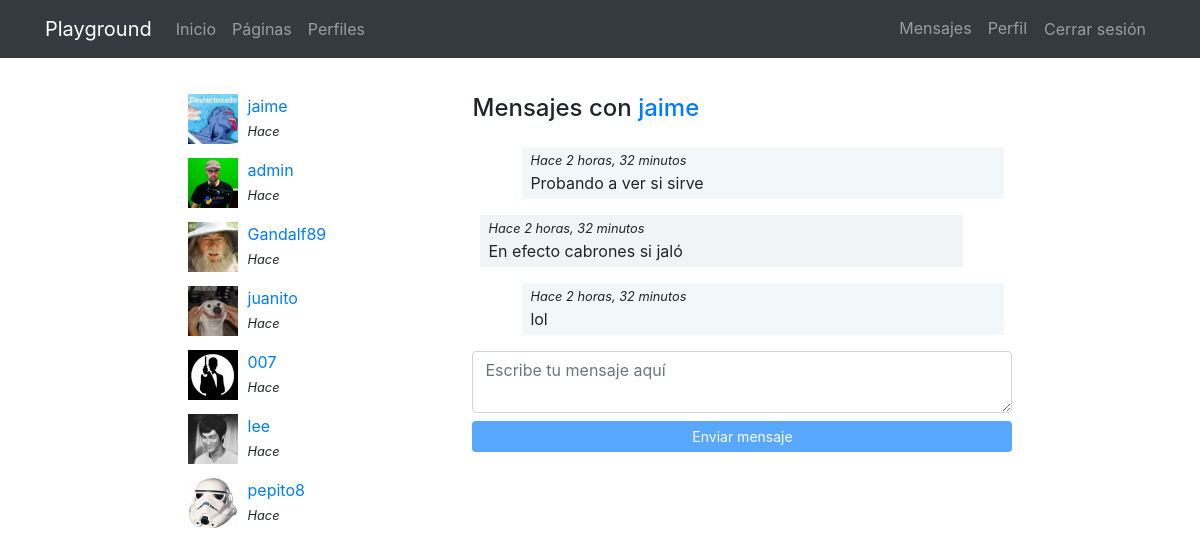
Page /messenger/thread/7/ (signed in) on the committed database.
### registration/models.py (models this page shows)
class Profile(models.Model):
    user = models.OneToOneField(User, on_delete=models.CASCADE)
    avatar = models.ImageField(upload_to=custom_upload_to, null=True, blank=True)
    bio = models.TextField(null=True, blank=True)
    link = models.URLField(max_length=200, null=True, blank=True)
    class Meta:
        ordering = ['user__username']

### messenger/models.py (models this page shows)
class Message(models.Model):
    user = models.ForeignKey(User, on_delete=models.CASCADE)
    content = models.TextField()
    created = models.DateTimeField(auto_now_add=True)
    class Meta:
        ordering = ['created']

class Thread(models.Model):
    users = models.ManyToManyField(User, related_name='threads')
    messages = models.ManyToManyField(Message)
    updated = models.DateTimeField(auto_now=True)
    objects = ThreadManager()
    class Meta:
        ordering = ['-updated']

### messenger/views.py (the view)
# urls.py: path('thread/<int:pk>/', ThreadDetail.as_view(), name="detail"),
@method_decorator(login_required, name="dispatch")
class ThreadDetail(DetailView):
    model = Thread
    def get_object(self):
        obj = super(ThreadDetail, self).get_object()
        if self.request.user not in obj.users.all():
            raise Http404()
        return obj

### messenger/templates/messenger/thread_detail.html (shortened to what this page needs)
{% extends 'core/base.html' %}
{% load static %}
{% block content %}
<main role="main">
  <div class="container">
    <div class="row mt-3">
      <div class="col-md-9 mx-auto mb-5">
        <div class="row">
          <div class="col-md-4">
            {% for thread in request.user.threads.all %}
              {% if thread.messages.all|length > 0 %}
                <div class="mb-3">
                  {% for user in thread.users.all %}
                    {% if user != request.user %}
                      {% if user.profile.avatar %}
                        <img src="{{user.profile.avatar.url}}" class="avatar">
                      {% else %}
                        <img src="{% static 'registration/img/no-avatar.jpg' %}" class="avatar">
                      {% endif %}
                      <div>
                        <a href="{% url 'messenger:detail' thread.pk %}">{{user}}</a><br>
                        <small><i>Hace {{ message.created | timesince }}</i></small>
                      </div>
                    {% endif %}
                  {% endfor %}
                </div>
              {% endif %}
            {% endfor %}
          </div>
          <div class="col-md-8">
            {% for user in thread.users.all %}
              {% if user != request.user %}
                <h4 class="mb-4">Mensajes con <a href="{% url 'profiles:detail' user %} ">{{user}}</a></h4>
              {% endif %}
            {% endfor %}
            <div class="thread" id="thread">
              {% for message in object.messages.all %}
                <div {% if request.user == message.user %}class="mine mb-3"{% else %}class="other mb-3"{% endif %}>
                  <small><i>Hace {{thread.messages.last.created|timesince}}</i></small><br>
                  {{message.content}}
                </div>
              {% endfor %}
            </div>
            <textarea id="content" class="form-control mb-2" rows="2" placeholder="Escribe tu mensaje aquí"></textarea>
            <button id="send" class="btn btn-primary btn-sm btn-block" disabled>Enviar mensaje</button>
          </div>
        </div>
    </div>
  </div>
</main>
{% endblock %}

### core/static/core/css/main.css (style rules this page uses)
main { padding-top: 20px; }
:root { --jumbotron-padding-y: 3rem; }

### messenger/templates/messenger/thread_detail.html (style rules this page uses)
.avatar { width:50px; height:50px; float:left; margin-right:10px; }
.thread { max-height:300px; overflow-y:auto; padding:0 0.5em; }
.mine { padding:0 0.5em 0.25em; background-color:rgba(230,242,245,.5); width:92%; margin-left:8%; }
.other { padding:0 0.5em 0.25em; background-color:#f2f3f5; width:92%; }

### rows in the picture
Thread: messages.last.created "2 horas, 32 minutos"
Message: content "Probando a ver si sirve"
Message: content "En efecto cabrones si jaló"
Message: content "lol"

### other values in the picture
{{ user }} "jaime"
{{ user }} "admin"
{{ user }} "Gandalf89"
{{ user }} "juanito"
{{ user }} "007"
{{ user }} "lee"
{{ user }} "pepito8"
